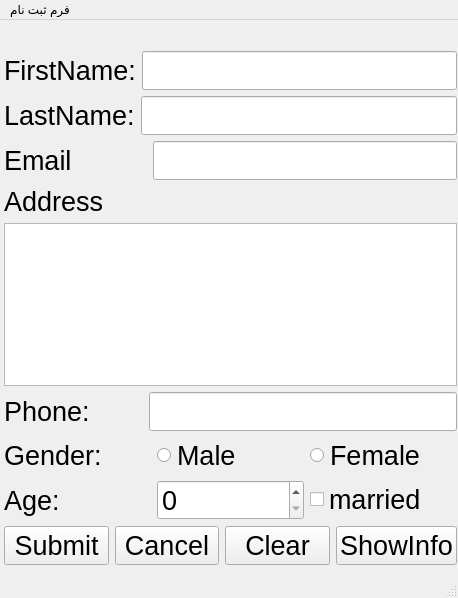
<?xml version="1.0" encoding="UTF-8"?>
<ui version="4.0">
 <class>MainWindow</class>
 <widget class="QMainWindow" name="MainWindow">
  <property name="geometry">
   <rect>
    <x>0</x>
    <y>0</y>
    <width>458</width>
    <height>598</height>
   </rect>
  </property>
  <property name="sizePolicy">
   <sizepolicy hsizetype="Fixed" vsizetype="Fixed">
    <horstretch>0</horstretch>
    <verstretch>0</verstretch>
   </sizepolicy>
  </property>
  <property name="windowTitle">
   <string>Register Form</string>
  </property>
  <property name="toolTip">
   <string/>
  </property>
  <widget class="QWidget" name="centralwidget">
   <widget class="QWidget" name="layoutWidget">
    <property name="geometry">
     <rect>
      <x>4</x>
      <y>31</y>
      <width>453</width>
      <height>514</height>
     </rect>
    </property>
    <layout class="QVBoxLayout" name="verticalLayout">
     <item>
      <layout class="QHBoxLayout" name="horizontalLayout_5">
       <item>
        <widget class="QLabel" name="label">
         <property name="font">
          <font>
           <pointsize>20</pointsize>
          </font>
         </property>
         <property name="text">
          <string>FirstName:</string>
         </property>
        </widget>
       </item>
       <item>
        <widget class="QLineEdit" name="line_fname">
         <property name="font">
          <font>
           <pointsize>20</pointsize>
          </font>
         </property>
        </widget>
       </item>
      </layout>
     </item>
     <item>
      <layout class="QHBoxLayout" name="horizontalLayout_6">
       <item>
        <widget class="QLabel" name="label_2">
         <property name="font">
          <font>
           <pointsize>20</pointsize>
          </font>
         </property>
         <property name="text">
          <string>LastName:</string>
         </property>
        </widget>
       </item>
       <item>
        <widget class="QLineEdit" name="line_lname">
         <property name="font">
          <font>
           <pointsize>20</pointsize>
          </font>
         </property>
        </widget>
       </item>
      </layout>
     </item>
     <item>
      <layout class="QHBoxLayout" name="horizontalLayout_7">
       <item>
        <widget class="QLabel" name="label_3">
         <property name="font">
          <font>
           <pointsize>20</pointsize>
          </font>
         </property>
         <property name="text">
          <string>Email          </string>
         </property>
        </widget>
       </item>
       <item>
        <widget class="QLineEdit" name="line_mail">
         <property name="font">
          <font>
           <pointsize>20</pointsize>
          </font>
         </property>
        </widget>
       </item>
      </layout>
     </item>
     <item>
      <widget class="QLabel" name="label_4">
       <property name="font">
        <font>
         <pointsize>20</pointsize>
        </font>
       </property>
       <property name="text">
        <string>Address</string>
       </property>
      </widget>
     </item>
     <item>
      <widget class="QTextEdit" name="text_address">
       <property name="sizePolicy">
        <sizepolicy hsizetype="Expanding" vsizetype="Minimum">
         <horstretch>0</horstretch>
         <verstretch>0</verstretch>
        </sizepolicy>
       </property>
       <property name="maximumSize">
        <size>
         <width>16777215</width>
         <height>16000000</height>
        </size>
       </property>
       <property name="html">
        <string>&lt;!DOCTYPE HTML PUBLIC &quot;-//W3C//DTD HTML 4.0//EN&quot; &quot;http://www.w3.org/TR/REC-html40/strict.dtd&quot;&gt;
&lt;html&gt;&lt;head&gt;&lt;meta name=&quot;qrichtext&quot; content=&quot;1&quot; /&gt;&lt;style type=&quot;text/css&quot;&gt;
p, li { white-space: pre-wrap; }
&lt;/style&gt;&lt;/head&gt;&lt;body style=&quot; font-family:'.AppleSystemUIFont'; font-size:13pt; font-weight:400; font-style:normal;&quot;&gt;
&lt;p style=&quot;-qt-paragraph-type:empty; margin-top:0px; margin-bottom:0px; margin-left:0px; margin-right:0px; -qt-block-indent:0; text-indent:0px; font-weight:296;&quot;&gt;&lt;br /&gt;&lt;/p&gt;&lt;/body&gt;&lt;/html&gt;</string>
       </property>
      </widget>
     </item>
     <item>
      <layout class="QHBoxLayout" name="horizontalLayout_4">
       <item>
        <widget class="QLabel" name="label_7">
         <property name="font">
          <font>
           <pointsize>20</pointsize>
          </font>
         </property>
         <property name="text">
          <string>Phone:       </string>
         </property>
        </widget>
       </item>
       <item>
        <widget class="QLineEdit" name="line_phone">
         <property name="font">
          <font>
           <pointsize>20</pointsize>
          </font>
         </property>
        </widget>
       </item>
      </layout>
     </item>
     <item>
      <layout class="QHBoxLayout" name="horizontalLayout_3">
       <item>
        <widget class="QLabel" name="label_5">
         <property name="font">
          <font>
           <pointsize>20</pointsize>
          </font>
         </property>
         <property name="text">
          <string>Gender:</string>
         </property>
        </widget>
       </item>
       <item>
        <widget class="QRadioButton" name="radio_male">
         <property name="font">
          <font>
           <pointsize>20</pointsize>
          </font>
         </property>
         <property name="text">
          <string>Male</string>
         </property>
        </widget>
       </item>
       <item>
        <widget class="QRadioButton" name="radio_female">
         <property name="font">
          <font>
           <pointsize>20</pointsize>
          </font>
         </property>
         <property name="text">
          <string>Female</string>
         </property>
        </widget>
       </item>
      </layout>
     </item>
     <item>
      <layout class="QHBoxLayout" name="horizontalLayout_2">
       <item>
        <widget class="QLabel" name="label_6">
         <property name="font">
          <font>
           <pointsize>20</pointsize>
          </font>
         </property>
         <property name="text">
          <string>Age:</string>
         </property>
        </widget>
       </item>
       <item>
        <widget class="QSpinBox" name="spin_age">
         <property name="font">
          <font>
           <pointsize>20</pointsize>
          </font>
         </property>
        </widget>
       </item>
       <item>
        <widget class="QCheckBox" name="checkbox_married">
         <property name="font">
          <font>
           <pointsize>20</pointsize>
          </font>
         </property>
         <property name="text">
          <string>married</string>
         </property>
        </widget>
       </item>
      </layout>
     </item>
     <item>
      <layout class="QHBoxLayout" name="horizontalLayout">
       <item>
        <widget class="QPushButton" name="btn_submit">
         <property name="font">
          <font>
           <pointsize>20</pointsize>
          </font>
         </property>
         <property name="styleSheet">
          <string notr="true"/>
         </property>
         <property name="text">
          <string>Submit</string>
         </property>
        </widget>
       </item>
       <item>
        <widget class="QPushButton" name="btn_cancel">
         <property name="font">
          <font>
           <pointsize>20</pointsize>
          </font>
         </property>
         <property name="text">
          <string>Cancel</string>
         </property>
        </widget>
       </item>
       <item>
        <widget class="QPushButton" name="btn_clear">
         <property name="font">
          <font>
           <pointsize>20</pointsize>
          </font>
         </property>
         <property name="text">
          <string>Clear</string>
         </property>
        </widget>
       </item>
       <item>
        <widget class="QPushButton" name="btn_showinfo">
         <property name="font">
          <font>
           <pointsize>20</pointsize>
          </font>
         </property>
         <property name="text">
          <string>ShowInfo</string>
         </property>
        </widget>
       </item>
      </layout>
     </item>
    </layout>
   </widget>
  </widget>
  <widget class="QMenuBar" name="menubar">
   <property name="geometry">
    <rect>
     <x>0</x>
     <y>0</y>
     <width>458</width>
     <height>24</height>
    </rect>
   </property>
   <widget class="QMenu" name="menu">
    <property name="title">
     <string>فرم ثبت نام</string>
    </property>
   </widget>
   <addaction name="menu"/>
  </widget>
  <widget class="QStatusBar" name="statusbar"/>
 </widget>
 <tabstops>
  <tabstop>line_fname</tabstop>
  <tabstop>line_lname</tabstop>
  <tabstop>line_mail</tabstop>
  <tabstop>text_address</tabstop>
  <tabstop>line_phone</tabstop>
  <tabstop>spin_age</tabstop>
  <tabstop>checkbox_married</tabstop>
  <tabstop>btn_submit</tabstop>
  <tabstop>btn_cancel</tabstop>
  <tabstop>btn_clear</tabstop>
  <tabstop>btn_showinfo</tabstop>
 </tabstops>
 <resources/>
 <connections>
  <connection>
   <sender>btn_submit</sender>
   <signal>clicked()</signal>
   <receiver>MainWindow</receiver>
   <slot>close()</slot>
   <hints>
    <hint type="sourcelabel">
     <x>58</x>
     <y>547</y>
    </hint>
    <hint type="destinationlabel">
     <x>228</x>
     <y>298</y>
    </hint>
   </hints>
  </connection>
  <connection>
   <sender>btn_clear</sender>
   <signal>clicked()</signal>
   <receiver>MainWindow</receiver>
   <slot>close()</slot>
   <hints>
    <hint type="sourcelabel">
     <x>275</x>
     <y>547</y>
    </hint>
    <hint type="destinationlabel">
     <x>228</x>
     <y>298</y>
    </hint>
   </hints>
  </connection>
  <connection>
   <sender>btn_cancel</sender>
   <signal>clicked()</signal>
   <receiver>MainWindow</receiver>
   <slot>close()</slot>
   <hints>
    <hint type="sourcelabel">
     <x>166</x>
     <y>547</y>
    </hint>
    <hint type="destinationlabel">
     <x>228</x>
     <y>298</y>
    </hint>
   </hints>
  </connection>
  <connection>
   <sender>btn_showinfo</sender>
   <signal>clicked()</signal>
   <receiver>MainWindow</receiver>
   <slot>close()</slot>
   <hints>
    <hint type="sourcelabel">
     <x>393</x>
     <y>547</y>
    </hint>
    <hint type="destinationlabel">
     <x>228</x>
     <y>298</y>
    </hint>
   </hints>
  </connection>
 </connections>
</ui>
